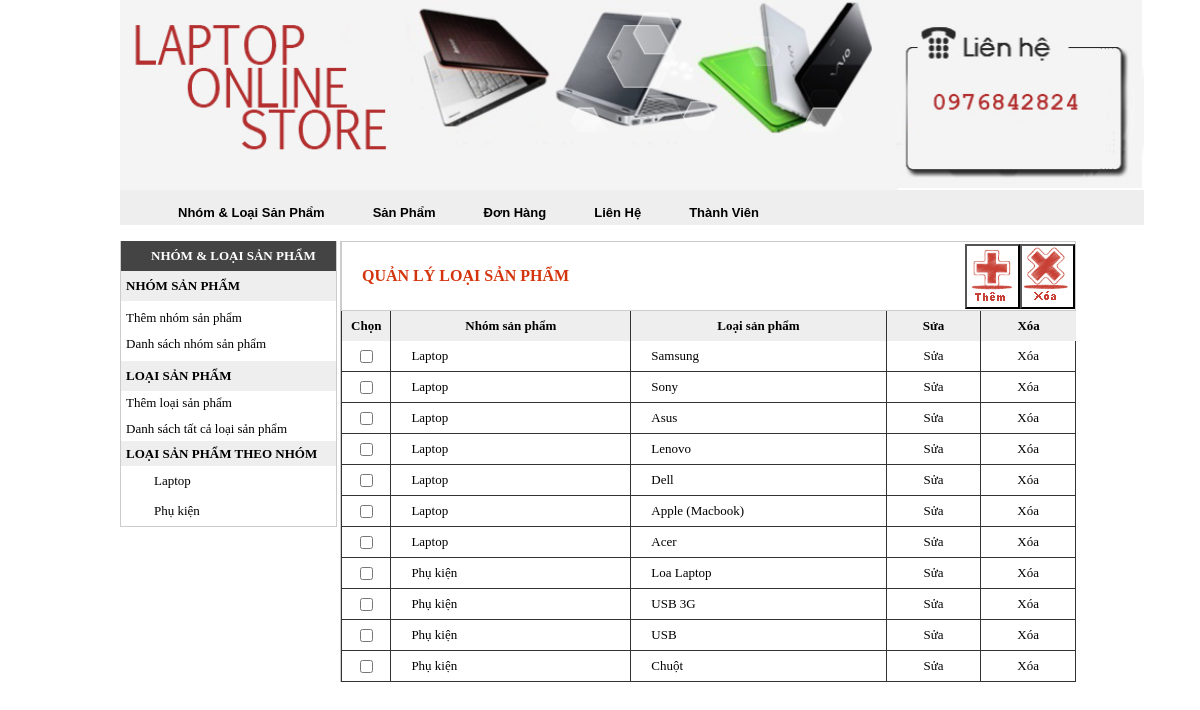
Screenshot of /admincp/?m=mn&b=loaisp-list (signed in) with the database file from the repository.
### tables this page shows
CREATE TABLE IF NOT EXISTS `nhomsanpham` (
  `id_nhom` int(10) NOT NULL,
  `tennhom` varchar(255) NOT NULL,
  PRIMARY KEY (`id_nhom`)
);

CREATE TABLE IF NOT EXISTS `loaisanpham` (
  `id_loai` int(10) NOT NULL,
  `id_nhom` int(11) NOT NULL,
  `tenloaisp` text NOT NULL,
  `ghichu` varchar(255) NOT NULL,
  PRIMARY KEY (`id_loai`)
);

### admincp/include/loaisp-list.php (the view)
<form method="post" id="frm" name="form">
<table width="735" height="70" border="0" cellspacing="0" cellpadding="0" bgcolor="#FFFFFF" bordercolordark="#FFFFFF">
	  <tr>
      	<td style="border-top:1px solid #CCCCCC; border-bottom: 1px solid #CCCCCC; border-left:1px solid #CCCCCC"><div align="left" style="color:#d4340c; font-family:Tahoma; font-size: 16px; font-weight:bold; padding-left:20px">QUẢN LÝ LOẠI SẢN PHẨM</div></td>
      	<td style="border-top:1px solid #CCCCCC; border-bottom: 1px solid #CCCCCC; height:65px; width:55px">
		<input type="button" value='' onClick="document.form.action='../admincp/?m=mn&b=loaisp-insert'; document.form.submit();" style="background:url(../images/bt_them.jpg); width:55px; height:65px;">
		</td>
		<td style="border-top:1px solid #CCCCCC; border-bottom: 1px solid #CCCCCC; border-right:1px solid #CCCCCC; height:65px; width:55px">
		<input type="button" value='' onClick="document.form.action='../admincp/?m=mn&b=loaisp-xl-del';document.form.submit();" style="background:url(../images/bt_xoa.jpg); width:55px; height:65px;">
        </td>
      </tr>
    </table>
<table width="735" border="0" cellspacing="0" cellpadding="0">
  <tr height="30" bgcolor="#eee">
    <td align="center" width="50" style="border-left:1px solid #333;border-right:1px solid #333"><strong><font color="#000">Chọn</font></strong></td>
    <td align="center" width="235" style="border-right:1px solid #333"><strong><font color="#000">Nhóm sản phẩm</font></strong></td>
    <td align="center" width="250" style="border-right:1px solid #333"><strong><font color="#000">Loại sản phẩm</font></strong></td>
    <td align="center" width="100" style="border-right:1px solid #333"><strong><font color="#000">Sửa</font></strong></td>
    <td align="center" width="100"><strong><font color="#000">Xóa</font></strong></td>
  </tr>
<?php
		$sql3="select nhomsanpham.tennhom,loaisanpham.* from nhomsanpham,loaisanpham where nhomsanpham.id_nhom=loaisanpham.id_nhom order by nhomsanpham.id_nhom ASC";
		$kq3=mysql_query($sql3);
		if(!$kq3)
			echo "";
		else{
		while($r3=mysql_fetch_array($kq3))
		{
			$id_nhom=$r3["id_nhom"];$tennhom=$r3["tennhom"];
			$id_loai=$r3["id_loai"];$tenloai=$r3["tenloaisp"];
  ?>
  <tr>
  <td width="50" align="center" style="border-left:1px solid #333;border-bottom:1px solid #333; border-right:1px solid #333">
  <input type="checkbox" name="chon[]" value="<?php echo $id_loai; ?>"/></td>
    <td width="235" height="30" align="left" style="border-bottom:1px solid #333; border-right:1px solid #333; padding-left:20px"><?php echo "$tennhom"; ?></td>
    <td width="250" align="left" style="border-bottom:1px solid #333; border-right:1px solid #333; padding-left:20px"><?php echo "$tenloai"; ?></td>
    <td width="100" align="center" style="border-bottom:1px solid #333; border-right:1px solid #333"><a href="?m=mn&amp;b=loaisp-update&idl=<?php echo "$id_loai"; ?>">Sửa</a></td>
    <td width="100" align="center" style="border-bottom:1px solid #333; border-right:1px solid #333"><a href="?m=mn&b=loaisp-del&idl=<?php echo "$id_loai"; ?>" onclick="return check()">Xóa</a>
    </td>
  </tr>
 <?php
		}
		}
 ?>
</table>
</form>

### admincp/include/menu-mn.php
<table width="215" border="0" cellspacing="0" cellpadding="0">
  <tr>
   <td class="menu" height="30"><div align="left" style="color:#FFF; font-family:Tahoma; font-size: 13px; font-weight:bold">NHÓM &amp; LOẠI SẢN PHẨM</div></td>
  </tr>
  <tr>
  	<td  height="30" style="padding-left:5px; background: #eee">
      <strong> NHÓM SẢN PHẨM</strong></td>
  </tr>
  <tr>
   <td height="60" style="padding-left:5px">
  <div align="left">
  <a href="../admincp/?m=mn&b=nhomsp-insert" class="admin-menu-left"> Thêm nhóm sản phẩm</a>
   	<div style="height:10px"></div>
	<a href="../admincp/?m=mn&b=nhomsp-list" class="admin-menu-left"> Danh sách nhóm sản phẩm</a>
	</div>
    </td>
  </tr>
    <tr>
  	<td  height="30" style="padding-left:5px; background: #eee">
      <strong> LOẠI SẢN PHẨM</strong></td>
  </tr>
  <tr>
   <td height="50" style="padding-left:5px">
  <div align="left">
 <a href="../admincp/?m=mn&b=loaisp-insert" class="admin-menu-left"> Thêm loại sản phẩm</a>
   	<div style="height:10px"></div>
	<a href="../admincp/?m=mn&b=loaisp-list" class="admin-menu-left"> Danh sách tất cả loại sản phẩm</a>
	</div>
    </td>
  </tr>
   <tr bgcolor="#eee">
   <td style="padding-left:5px;" height="25"><strong>LOẠI SẢN PHẨM THEO NHÓM</strong></td>
   </tr>
  <tr>
	<td>
    <?php
    $sql3=mysql_query("select * from nhomsanpham");
	while($r3=mysql_fetch_array($sql3))
	{
		$tennhom=$r3["tennhom"];$id_nhom=$r3["id_nhom"];
		echo "<tr><td>
		<div style=\"padding-left:20px;\">
		<table border=0 cellspacing=0 cellpadding=0 >
		<tr><td height=30px width=100%>
		&nbsp;&nbsp;&nbsp;
		<a style=\"color:#000000\" onMouseOver=\"style.color='#0099CC'\" onMouseOut=\"style.color='#000000'\" href='../admincp/?m=mn&b=loaisp-get-list&idn=$id_nhom'>$tennhom</a>
		</td></tr>
		</table>
		</div></td></tr>";
	}
	?>
    </td>
  </tr>
</table>

### admincp/css/main.css (style rules this page uses)
body { background-repeat: repeat-y; margin-left: 0px; margin-top: 0px; margin-right: 0px; margin-bottom: 0px; text-align: center; font-family:Tahoma; font-size:13px; background-color:#FFFFFF; background-attachment: fixed; }
a:link { text-decoration: none; color:#000000; }
.menu { padding-left:30px; border:0px solid #d4340c; background: #444; }

### rows the page displays
nhomsanpham: tennhom "Laptop"
nhomsanpham: tennhom "Phụ kiện"
loaisanpham: id_nhom.tennhom "Laptop", tenloaisp "Samsung"
loaisanpham: id_nhom.tennhom "Laptop", tenloaisp "Sony"
loaisanpham: id_nhom.tennhom "Laptop", tenloaisp "Asus"
loaisanpham: id_nhom.tennhom "Laptop", tenloaisp "Lenovo"
loaisanpham: id_nhom.tennhom "Laptop", tenloaisp "Dell"
loaisanpham: id_nhom.tennhom "Laptop", tenloaisp "Apple (Macbook)"
loaisanpham: id_nhom.tennhom "Laptop", tenloaisp "Acer"
loaisanpham: id_nhom.tennhom "Phụ kiện", tenloaisp "Loa Laptop"
loaisanpham: id_nhom.tennhom "Phụ kiện", tenloaisp "USB 3G"
loaisanpham: id_nhom.tennhom "Phụ kiện", tenloaisp "USB"
loaisanpham: id_nhom.tennhom "Phụ kiện", tenloaisp "Chuột"
